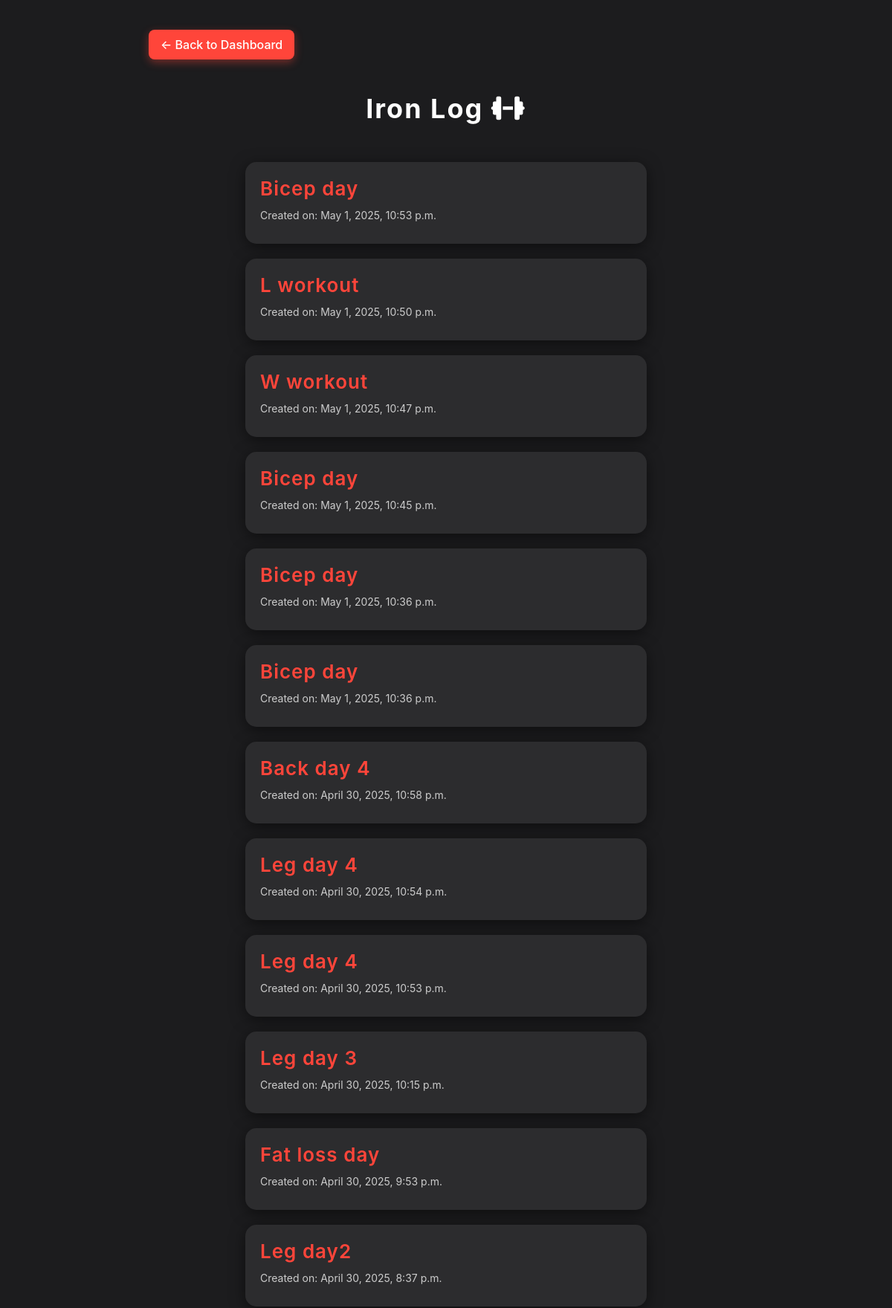
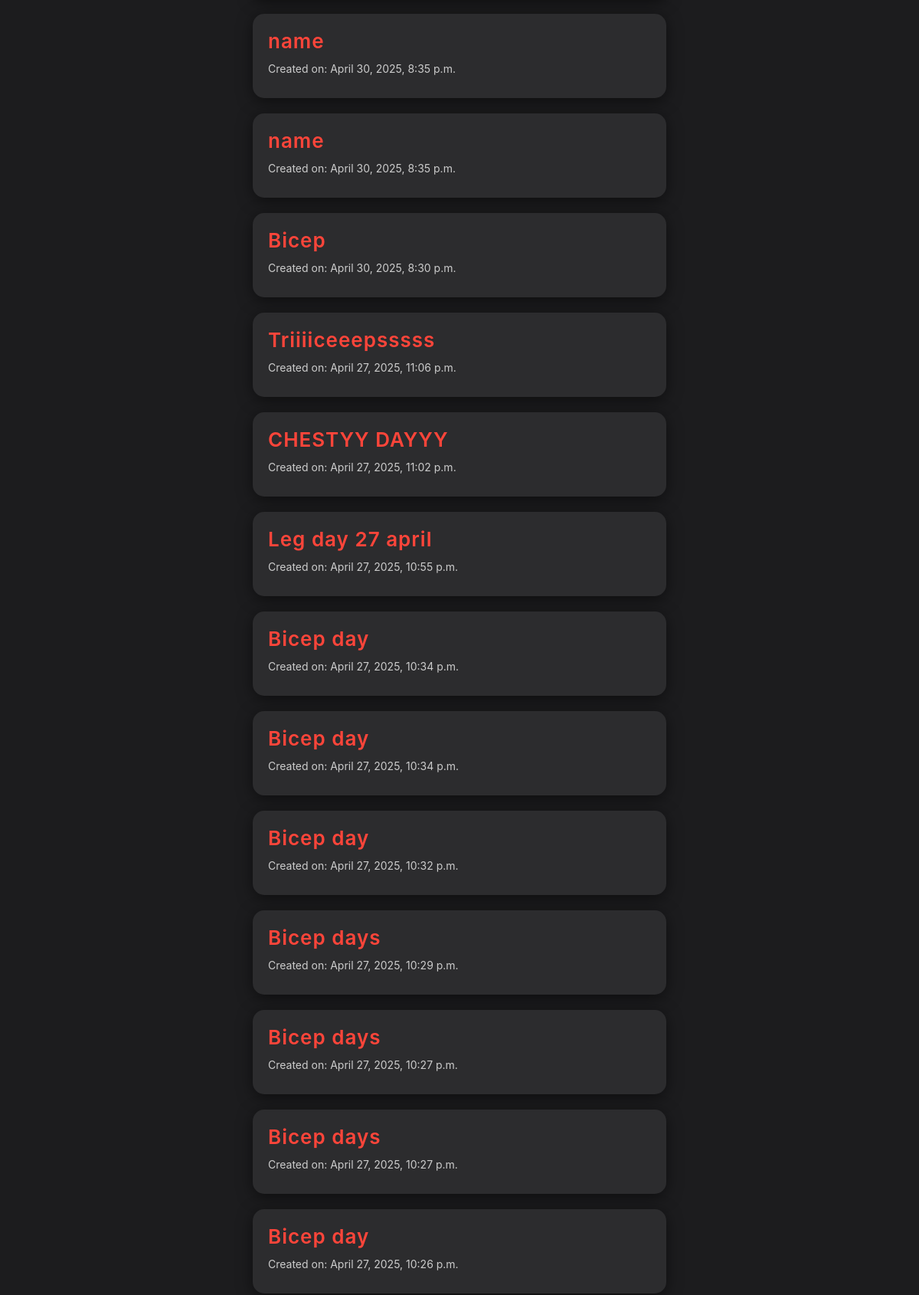
Screenshot of /logbook/ (signed in, upper part) with the database file from the repository (2 pictures, top to bottom).
### tracker/models.py (models this page shows, shortened)
class Workout(models.Model):
    user=models.ForeignKey(User, on_delete=models.CASCADE)
    workout = models.CharField(max_length=100)
    created_at = models.DateTimeField(auto_now_add=True)
    name=models.CharField(max_length=100, blank=True, null=True)

### tracker/views.py (the view)
# urls.py: path('logbook/', views.logbook, name='logbook'),
def logbook(request):
    workouts = Workout.objects.all().filter(user=request.user).prefetch_related('exercises').order_by('-created_at')
    return render(request, 'tracker/logbook.html', {'workouts': workouts})#'exercises':exercises})

### tracker/templates/tracker/logbook.html (shortened to what this page needs)
<!DOCTYPE html>
<html lang="en">
    <head>
        <link rel="stylesheet" href="https://cdnjs.cloudflare.com/ajax/libs/font-awesome/6.5.0/css/all.min.css">
    </head>
    <body>
        <div class="container">
            <div class="upperLogbook"><a href="{% url 'dash_board' %}" class="back-button">← Back to Dashboard</a>
            <h1> Iron Log  <i class="fas fa-dumbbell"> </i> </h1>
        </div>
            {% for workout in workouts %}
            <a href="{% url 'workout_detail' workout.id %}">
                <div class="workout-card">
                    <h2 class="name-workout">{{ workout.name }}</h2>
                    <p>Created on: {{ workout.created_at }}</p>
                </div>
            {% empty %}
                <p class="empty-message">No workouts yet.</p>
            </a>
            {% endfor %}
        </div>
    </body>
    </html>

### tracker/templates/tracker/logbook.html (style rules this page uses)
body { font-family: -apple-system, BlinkMacSystemFont, 'Segoe UI', Roboto, Helvetica, Arial, sans-serif; background-color: #1c1c1e; color: #f2f2f2; padding: 40px 0; display: flex; justify-content: center; margin: 0; }
h1 { font-size: 36px; font-weight: 700; color: #fff; margin-bottom: 50px; text-align: center; letter-spacing: 2px; }
.workout-card { background-color: #2c2c2e; border-radius: 15px; padding: 20px; margin-bottom: 20px; box-shadow: 0 4px 20px rgba(0, 0, 0, 0.5); transition: transform 0.3s ease, background-color 0.3s ease, box-shadow 0.3s ease; max-width: 500px; width: 100%; margin-left: auto; margin-right: auto; }
.workout-card h2 { font-size: 26px; font-weight: 600; margin: 0; color: #ff453a; letter-spacing: 1px; margin-bottom: 12px; }
.workout-card p { color: #ccc; font-size: 14px; margin: 10px 0; }
.back-button { display: inline-block; margin-bottom: 20px; padding: 10px 16px; background-color: #ff453a; color: white; border-radius: 8px; text-decoration: none; font-weight: 500; box-shadow: 0 4px 12px rgba(255, 69, 58, 0.4); transition: background-color 0.3s ease, transform 0.2s ease; }
.container { width: 100%; max-width: 800px; margin: 0 auto; }
a { text-decoration: none; color:inherit; }

### rows the page displays
Workout: name "Bicep day", created_at "May 1, 2025, 10:53 p.m."
Workout: name "L workout", created_at "May 1, 2025, 10:50 p.m."
Workout: name "W workout", created_at "May 1, 2025, 10:47 p.m."
Workout: name "Bicep day", created_at "May 1, 2025, 10:45 p.m."
Workout: name "Bicep day", created_at "May 1, 2025, 10:36 p.m."
Workout: name "Bicep day", created_at "May 1, 2025, 10:36 p.m."
Workout: name "Back day 4", created_at "April 30, 2025, 10:58 p.m."
Workout: name "Leg day 4", created_at "April 30, 2025, 10:54 p.m."
Workout: name "Leg day 4", created_at "April 30, 2025, 10:53 p.m."
Workout: name "Leg day 3", created_at "April 30, 2025, 10:15 p.m."
Workout: name "Fat loss day", created_at "April 30, 2025, 9:53 p.m."
Workout: name "Leg day2", created_at "April 30, 2025, 8:37 p.m."
Workout: name "name", created_at "April 30, 2025, 8:35 p.m."
Workout: name "name", created_at "April 30, 2025, 8:35 p.m."
Workout: name "Bicep", created_at "April 30, 2025, 8:30 p.m."
Workout: name "Triiiiceeepsssss", created_at "April 27, 2025, 11:06 p.m."
Workout: name "CHESTYY DAYYY", created_at "April 27, 2025, 11:02 p.m."
Workout: name "Leg day 27 april", created_at "April 27, 2025, 10:55 p.m."
Workout: name "Bicep day", created_at "April 27, 2025, 10:34 p.m."
Workout: name "Bicep day", created_at "April 27, 2025, 10:34 p.m."
Workout: name "Bicep day", created_at "April 27, 2025, 10:32 p.m."
Workout: name "Bicep days", created_at "April 27, 2025, 10:29 p.m."
Workout: name "Bicep days", created_at "April 27, 2025, 10:27 p.m."
Workout: name "Bicep days", created_at "April 27, 2025, 10:27 p.m."
Workout: name "Bicep day", created_at "April 27, 2025, 10:26 p.m."
